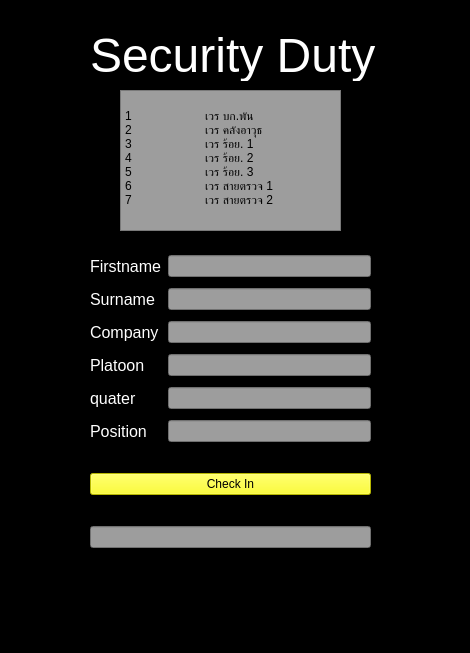
<?xml version="1.0" encoding="UTF-8"?>
<ui version="4.0">
 <class>MainWindow</class>
 <widget class="QMainWindow" name="MainWindow">
  <property name="geometry">
   <rect>
    <x>0</x>
    <y>0</y>
    <width>470</width>
    <height>653</height>
   </rect>
  </property>
  <property name="windowTitle">
   <string>MainWindow</string>
  </property>
  <property name="styleSheet">
   <string notr="true">background-color: rgb(0, 0, 0);</string>
  </property>
  <widget class="QWidget" name="centralwidget">
   <widget class="QLabel" name="title">
    <property name="geometry">
     <rect>
      <x>90</x>
      <y>30</y>
      <width>291</width>
      <height>51</height>
     </rect>
    </property>
    <property name="font">
     <font>
      <family>MS Shell Dlg 2</family>
      <pointsize>36</pointsize>
      <weight>50</weight>
      <italic>false</italic>
      <bold>false</bold>
     </font>
    </property>
    <property name="styleSheet">
     <string notr="true">color: rgb(255, 255, 255);
font: 36pt &quot;MS Shell Dlg 2&quot;;</string>
    </property>
    <property name="text">
     <string>Security Duty</string>
    </property>
   </widget>
   <widget class="QWidget" name="layoutWidget">
    <property name="geometry">
     <rect>
      <x>90</x>
      <y>250</y>
      <width>281</width>
      <height>311</height>
     </rect>
    </property>
    <layout class="QGridLayout" name="gridLayout">
     <item row="0" column="0">
      <widget class="QLabel" name="label_2">
       <property name="font">
        <font>
         <pointsize>12</pointsize>
        </font>
       </property>
       <property name="styleSheet">
        <string notr="true">color: rgb(255, 255, 255);</string>
       </property>
       <property name="text">
        <string>Firstname</string>
       </property>
      </widget>
     </item>
     <item row="0" column="1">
      <widget class="QLineEdit" name="in_fname">
       <property name="styleSheet">
        <string notr="true">background-color: rgb(157, 157, 157);</string>
       </property>
      </widget>
     </item>
     <item row="1" column="0">
      <widget class="QLabel" name="label_3">
       <property name="font">
        <font>
         <pointsize>12</pointsize>
        </font>
       </property>
       <property name="styleSheet">
        <string notr="true">color: rgb(255, 255, 255);</string>
       </property>
       <property name="text">
        <string>Surname</string>
       </property>
      </widget>
     </item>
     <item row="1" column="1">
      <widget class="QLineEdit" name="in_sname">
       <property name="styleSheet">
        <string notr="true">background-color: rgb(157, 157, 157);</string>
       </property>
      </widget>
     </item>
     <item row="2" column="0">
      <widget class="QLabel" name="label_7">
       <property name="font">
        <font>
         <pointsize>12</pointsize>
        </font>
       </property>
       <property name="styleSheet">
        <string notr="true">color: rgb(255, 255, 255);</string>
       </property>
       <property name="text">
        <string>Company</string>
       </property>
      </widget>
     </item>
     <item row="2" column="1">
      <widget class="QLineEdit" name="in_com">
       <property name="styleSheet">
        <string notr="true">background-color: rgb(157, 157, 157);</string>
       </property>
      </widget>
     </item>
     <item row="3" column="0">
      <widget class="QLabel" name="label_8">
       <property name="font">
        <font>
         <pointsize>12</pointsize>
        </font>
       </property>
       <property name="styleSheet">
        <string notr="true">color: rgb(255, 255, 255);</string>
       </property>
       <property name="text">
        <string>Platoon</string>
       </property>
      </widget>
     </item>
     <item row="3" column="1">
      <widget class="QLineEdit" name="in_platoon">
       <property name="styleSheet">
        <string notr="true">background-color: rgb(157, 157, 157);</string>
       </property>
      </widget>
     </item>
     <item row="4" column="0">
      <widget class="QLabel" name="label_4">
       <property name="font">
        <font>
         <pointsize>12</pointsize>
        </font>
       </property>
       <property name="styleSheet">
        <string notr="true">color: rgb(255, 255, 255);</string>
       </property>
       <property name="text">
        <string>quater</string>
       </property>
      </widget>
     </item>
     <item row="4" column="1">
      <widget class="QLineEdit" name="in_quater">
       <property name="styleSheet">
        <string notr="true">background-color: rgb(157, 157, 157);</string>
       </property>
      </widget>
     </item>
     <item row="5" column="0">
      <widget class="QLabel" name="label_5">
       <property name="font">
        <font>
         <pointsize>12</pointsize>
        </font>
       </property>
       <property name="styleSheet">
        <string notr="true">color: rgb(255, 255, 255);</string>
       </property>
       <property name="text">
        <string>Position</string>
       </property>
      </widget>
     </item>
     <item row="5" column="1">
      <widget class="QLineEdit" name="in_position">
       <property name="styleSheet">
        <string notr="true">background-color: rgb(157, 157, 157);</string>
       </property>
      </widget>
     </item>
     <item row="6" column="0" colspan="2">
      <spacer name="horizontalSpacer">
       <property name="orientation">
        <enum>Qt::Horizontal</enum>
       </property>
       <property name="sizeHint" stdset="0">
        <size>
         <width>158</width>
         <height>20</height>
        </size>
       </property>
      </spacer>
     </item>
     <item row="7" column="0" colspan="2">
      <widget class="QPushButton" name="in_send">
       <property name="styleSheet">
        <string notr="true">background-color: rgb(255, 255, 0);</string>
       </property>
       <property name="text">
        <string>Check In</string>
       </property>
      </widget>
     </item>
     <item row="8" column="0" colspan="2">
      <spacer name="horizontalSpacer_8">
       <property name="orientation">
        <enum>Qt::Horizontal</enum>
       </property>
       <property name="sizeHint" stdset="0">
        <size>
         <width>158</width>
         <height>20</height>
        </size>
       </property>
      </spacer>
     </item>
     <item row="9" column="0" colspan="2">
      <widget class="QLineEdit" name="in_show">
       <property name="styleSheet">
        <string notr="true">background-color: rgb(157, 157, 157);</string>
       </property>
      </widget>
     </item>
    </layout>
   </widget>
   <widget class="QPlainTextEdit" name="plainTextEdit">
    <property name="geometry">
     <rect>
      <x>120</x>
      <y>90</y>
      <width>221</width>
      <height>141</height>
     </rect>
    </property>
    <property name="styleSheet">
     <string notr="true">background-color: rgb(157, 157, 157);</string>
    </property>
    <property name="plainText">
     <string>
1	เวร บก.พัน
2	เวร คลังอาวุธ
3	เวร ร้อย. 1
4	เวร ร้อย. 2
5	เวร ร้อย. 3
6	เวร สายตรวจ 1
7	เวร สายตรวจ 2
</string>
    </property>
   </widget>
  </widget>
  <widget class="QMenuBar" name="menubar">
   <property name="geometry">
    <rect>
     <x>0</x>
     <y>0</y>
     <width>470</width>
     <height>22</height>
    </rect>
   </property>
  </widget>
  <widget class="QStatusBar" name="statusbar"/>
 </widget>
 <resources/>
 <connections/>
</ui>
